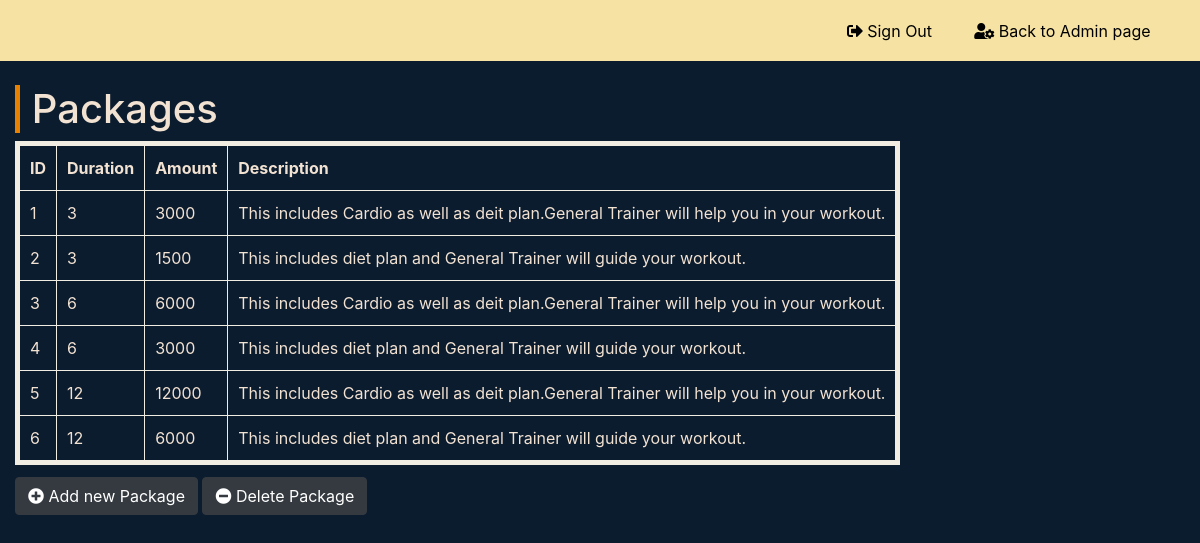
/allpack.php, run on the app's committed database.
### tables this page shows
CREATE TABLE `packages` (
  `p_id` varchar(10) NOT NULL,
  `pname` varchar(10) NOT NULL,
  `duration` int(10) NOT NULL,
  `amount` float NOT NULL,
  `description` varchar(400) NOT NULL
);

### allpack.php (the view, shortened to what this page needs)
<!DOCTYPE html>
<html>
<head>
	<link rel="stylesheet" type="text/css" href="admin.css">
<link rel="stylesheet" href="https://stackpath.bootstrapcdn.com/bootstrap/4.1.3/css/bootstrap.min.css">
	<link rel="stylesheet" href="https://use.fontawesome.com/releases/v5.2.0/css/all.css">
	</head>
<body>
  <div class="container-fluid" style="background-color: #f6e3a3;">
      <a href="logout.php"><button type="button" class="btn btn-primary-outline" style="margin: 1% 1% 1% 70%;"><i class="fas fa-sign-out-alt"></i><span id="hidden-xs">  Sign Out</span></button></a>
      <a href="admin.php"><button type="button" class="btn btn-primary-outline"><i class="fas fa-user-cog"></i><span id="hidden-xs"> Back to Admin page</span></button></a>
    </div>
<div class="container-fluid">
  <br>
    <a name="pack"><h1>Packages</h1></a>
    <div class="row" id="package-container">
      <div class="col-lg-12">
        <table border="5px" bordercolor="#f2ede2" cellpadding="10">
              <thead>
              <tr>
                  <th>ID</th>
                  <th>Duration</th>
                  <th>Amount</th>
                  <th>Description</th>
                </tr>
              </thead>
              <tbody>
        <?php
          $db_host = 'localhost';
          $db_user = 'root';
          $db_pass = '';
          $db_name = 'gms';
          $conn = mysqli_connect($db_host, $db_user, $db_pass, $db_name);
          $sql = 'SELECT *
              FROM packages WHERE p_id<7 ';
          $query = mysqli_query($conn, $sql);
              while ($row = mysqli_fetch_array($query))
              {
                echo '
                <tr>
                    <td>'.$row['p_id'].'</td>
                    <td>'.$row['duration'].'</td>
                    <td>'.$row['amount'].'</td>
                    <td>'.$row['description'].'</td>
                </tr>';
              }
        ?>
        </tbody>
      </table>
      </div>
      <br>
      <div class="col-lg-6 button-padding">
            <button class="btn btn-dark" type="submit" data-toggle="modal" data-target="#new-pack"><i class="fas fa-plus-circle"></i> Add new Package</button>
            <button class="btn btn-dark" type="submit" data-toggle="modal" data-target="#del-pack"><i class="fas fa-minus-circle"></i> Delete Package</button>
      </div>
    </div>
    <br>
  </div>
</body>
</html>

### admin.css (style rules this page uses)
body { background-color: #0c1c2f !important; color:#f2e2d2 !important; }
.btn-primary-outline { background:transparent; color:#000000; padding-bottom: 0; }
h1 { padding-left:1%; color: #0c1c2f; border-left: 5px solid #e88000; }
.button-padding { padding-top: 1%; }

### data on the page
packages: p_id "1", duration "3", amount "3000", description "This includes Cardio as well as deit plan.General Trainer will help you in your workout."
packages: p_id "2", duration "3", amount "1500", description "This includes diet plan and General Trainer will guide your workout."
packages: p_id "3", duration "6", amount "6000", description "This includes Cardio as well as deit plan.General Trainer will help you in your workout."
packages: p_id "4", duration "6", amount "3000", description "This includes diet plan and General Trainer will guide your workout."
packages: p_id "5", duration "12", amount "12000", description "This includes Cardio as well as deit plan.General Trainer will help you in your workout."
packages: p_id "6", duration "12", amount "6000", description "This includes diet plan and General Trainer will guide your workout."
